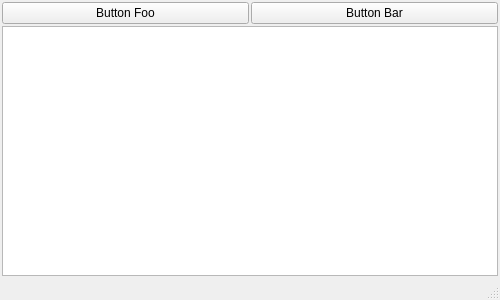
<?xml version="1.0" encoding="UTF-8"?>
<ui version="4.0">
 <class>MainWindow</class>
 <widget class="QMainWindow" name="MainWindow">
  <property name="geometry">
   <rect>
    <x>0</x>
    <y>0</y>
    <width>500</width>
    <height>300</height>
   </rect>
  </property>
  <property name="windowTitle">
   <string>DBusControllerClient</string>
  </property>
  <widget class="QWidget" name="centralwidget">
   <layout class="QVBoxLayout" name="verticalLayout_2">
    <item>
     <layout class="QVBoxLayout" name="verticalLayout">
      <item>
       <layout class="QHBoxLayout" name="horizontalLayout">
        <item>
         <widget class="QPushButton" name="buttonFoo">
          <property name="text">
           <string>Button Foo</string>
          </property>
         </widget>
        </item>
        <item>
         <widget class="QPushButton" name="buttonBar">
          <property name="text">
           <string>Button Bar</string>
          </property>
         </widget>
        </item>
       </layout>
      </item>
      <item>
       <widget class="QTextBrowser" name="textBrowser"/>
      </item>
     </layout>
    </item>
   </layout>
  </widget>
  <widget class="QMenuBar" name="menubar">
   <property name="geometry">
    <rect>
     <x>0</x>
     <y>0</y>
     <width>500</width>
     <height>21</height>
    </rect>
   </property>
  </widget>
  <widget class="QStatusBar" name="statusbar"/>
 </widget>
 <layoutdefault spacing="2" margin="2"/>
 <resources/>
 <connections/>
</ui>
